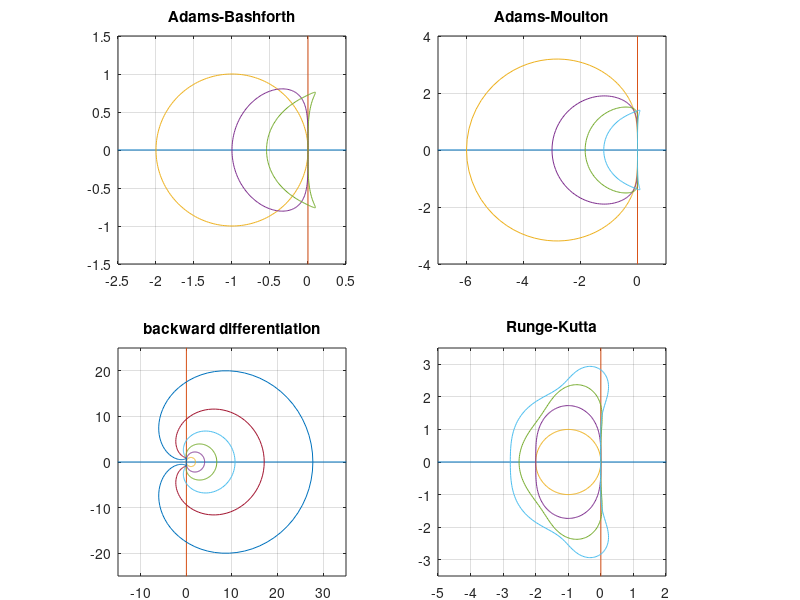

Recreate this plot in MATLAB.
% p25.m - stability regions for ODE formulas
% Adams-Bashforth:
clf, subplot('position',[.1 .56 .38 .38])
plot([-8 8],[0 0]), hold on, plot([0 0],[-8 8])
z = exp(1i*pi*(0:200)/100); r = z-1;
s = 1; plot(r./s)
s = (3-1./z)/2; plot(r./s)
s = (23-16./z+5./z.^2)/12; plot(r./s)
axis([-2.5 .5 -1.5 1.5]), axis square, grid on
title Adams-Bashforth
% order 1
% order 2
% order 3
% Adams-Moulton:
subplot('position',[.5 .56 .38 .38])
plot([-8 8],[0 0]), hold on, plot([0 0],[-8 8])
s = (5*z+8-1./z)/12; plot(r./s)
% order 3
s = (9*z+19-5./z+1./z.^2)/24; plot(r./s)
% order 4
s = (251*z+646-264./z+106./z.^2-19./z.^3)/720; plot(r./s)
% 5
d = 1-1./z;
s = 1-d/2-d.^2/12-d.^3/24-19*d.^4/720-3*d.^5/160; plot(d./s) % 6
axis([-7 1 -4 4]), axis square, grid on, title Adams-Moulton
% Backward differentiation:
subplot('position',[.1 .04 .38 .38])
plot([-40 40],[0 0]), hold on, plot([0 0],[-40 40])
r = 0; for i = 1:6, r = r+(d.^i)/i; plot(r), end
% orders 1-6
axis([-15 35 -25 25]), axis square, grid on
title('backward differentiation')
% Runge-Kutta:
subplot('position',[.5 .04 .38 .38])
plot([-8 8],[0 0]), hold on, plot([0 0],[-8 8])
w = 0; W = w; for i = 2:length(z)
% order 1
w = w-(1+w-z(i)); W = [W; w]; end, plot(W)
w = 0; W = w; for i = 2:length(z)
% order 2
w = w-(1+w+.5*w^2-z(i)^2)/(1+w); W = [W; w];
end, plot(W)
w = 0; W = w; for i = 2:length(z)
% order 3
w = w-(1+w+.5*w^2+w^3/6-z(i)^3)/(1+w+w^2/2); W = [W; w];
end, plot(W)
w = 0; W = w; for i = 2:length(z)
% order 4
w = w-(1+w+.5*w^2+w^3/6+w.^4/24-z(i)^4)/(1+w+w^2/2+w.^3/6);
W = [W; w]; end, plot(W)
axis([-5 2 -3.5 3.5]), axis square, grid on, title Runge-Kutta